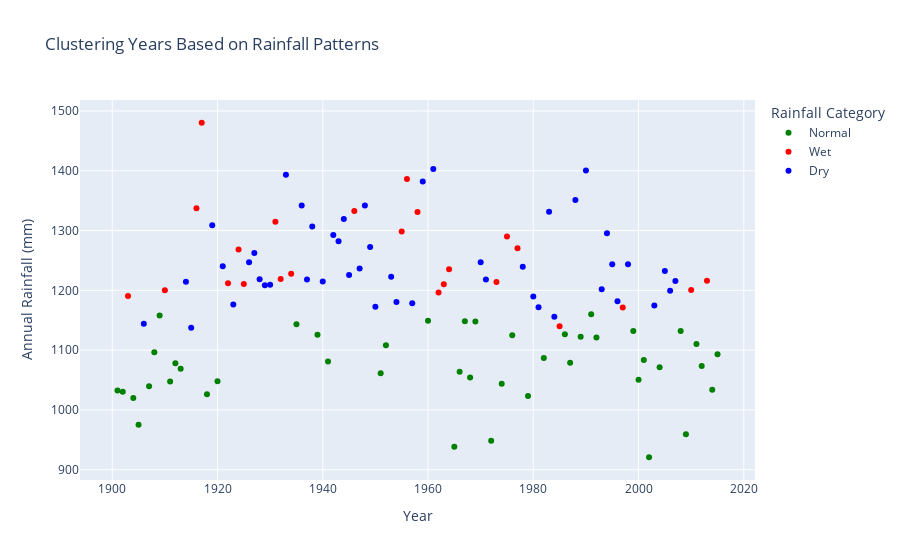

The notebook cell this image was saved under:
### Markdown cell above
Now, by applying k-means clustering, we will group years into three categories: **Dry, Normal, Wet** , based on rainfall patterns:

### Code cell
from sklearn.cluster import KMeans
from sklearn.preprocessing import StandardScaler

# prepare data for clustering
rainfall_features = rainfall_data[['Jan-Feb','Mar-May','Jun-Sep','Oct-Dec','ANNUAL']]
scaler = StandardScaler()
scaled_features = scaler.fit_transform(rainfall_features)

# perform k-means clustering
kmeans = KMeans(n_clusters=3, random_state=42)
rainfall_data['Rainfall_Cluster'] = kmeans.fit_predict(scaled_features)

# map cluster labels to categories (e.g., Dry, Normal, Wet)
cluster_labels = {0:'Dry',1:'Normal',2:'Wet'}
rainfall_data['Rainfall_Category'] = rainfall_data['Rainfall_Cluster'].map(cluster_labels)

fig = px.scatter(
    rainfall_data,
    x='YEAR',
    y='ANNUAL',
    color='Rainfall_Category',
    title='Clustering Years Based on Rainfall Patterns',
    labels= {'YEAR':'Year','ANNUAL':'Annual Rainfall (mm)'},
    color_discrete_map={'Dry':'blue','Normal':'green','Wet':'red'},
    hover_data={'Rainfall_Cluster':True,'Rainfall_Category':True}
)

fig.update_layout(
    legend_title='Rainfall Category'
)

fig.show()

### Figure 1 — Plotly figure (JSON) as saved in the notebook; plotly's stock layout.template omitted (floating-point values rounded to 4 significant figures)
{"data": [{"customdata": [[1, "Normal"], [1, "Normal"], [1, "Normal"], [1, "Normal"], [1, "Normal"], [1, "Normal"], [1, "Normal"], [1, "Normal"], [1, "Normal"], [1, "Normal"], [1, "Normal"], [1, "Normal"], [1, "Normal"], [1, "Normal"], [1, "Normal"], [1, "Normal"], [1, "Normal"], [1, "Normal"], [1, "Normal"], [1, "Normal"], [1, "Normal"], [1, "Normal"], [1, "Normal"], [1, "Normal"], [1, "Normal"], [1, "Normal"], [1, "Normal"], [1, "Normal"], [1, "Normal"], [1, "Normal"], [1, "Normal"], [1, "Normal"], [1, "Normal"], [1, "Normal"], [1, "Normal"], [1, "Normal"], [1, "Normal"], [1, "Normal"], [1, "Normal"], [1, "Normal"], [1, "Normal"], [1, "Normal"], [1, "Normal"], [1, "Normal"]], "hovertemplate": "Rainfall_Category=%{customdata[1]}<br>Year=%{x}<br>Annual Rainfall (mm)=%{y}<br>Rainfall_Cluster=%{customdata[0]}<extra></extra>", "legendgroup": "Normal", "marker": {"color": "green", "symbol": "circle"}, "mode": "markers", "name": "Normal", "orientation": "v", "showlegend": true, "type": "scatter", "x": [1901, 1902, 1904, 1905, 1907, 1908, 1909, 1911, 1912, 1913, 1918, 1920, 1935, 1939, 1941, 1951, 1952, 1960, 1965, 1966, 1967, 1968, 1969, 1972, 1974, 1976, 1979, 1982, 1986, 1987, 1989, 1991, 1992, 1999, 2000, 2001, 2002, 2004, 2008, 2009, 2011, 2012, 2014, 2015], "xaxis": "x", "y": [1032.0, 1030.0, 1020.0, 975.3, 1040.0, 1097.0, 1158.0, 1048.0, 1078.0, 1069.0, 1026.0, 1048.0, 1143.0, 1126.0, 1081.0, 1061.0, 1108.0, 1149, 938.4, 1064, 1148.0, 1054.0, 1148.0, 948.5, 1044.0, 1125.0, 1023.0, 1087.0, 1127.0, 1079.0, 1122.0, 1160.0, 1121.0, 1132, 1050.0, 1083.0, 920.8, 1071.0, 1132.0, 959.3, 1110.0, 1074.0, 1034.0, 1093.0], "yaxis": "y"}, {"customdata": [[2, "Wet"], [2, "Wet"], [2, "Wet"], [2, "Wet"], [2, "Wet"], [2, "Wet"], [2, "Wet"], [2, "Wet"], [2, "Wet"], [2, "Wet"], [2, "Wet"], [2, "Wet"], [2, "Wet"], [2, "Wet"], [2, "Wet"], [2, "Wet"], [2, "Wet"], [2, "Wet"], [2, "Wet"], [2, "Wet"], [2, "Wet"], [2, "Wet"], [2, "Wet"], [2, "Wet"]], "hovertemplate": "Rainfall_Category=%{customdata[1]}<br>Year=%{x}<br>Annual Rainfall (mm)=%{y}<br>Rainfall_Cluster=%{customdata[0]}<extra></extra>", "legendgroup": "Wet", "marker": {"color": "red", "symbol": "circle"}, "mode": "markers", "name": "Wet", "orientation": "v", "showlegend": true, "type": "scatter", "x": [1903, 1910, 1916, 1917, 1922, 1924, 1925, 1931, 1932, 1934, 1946, 1955, 1956, 1958, 1962, 1963, 1964, 1973, 1975, 1977, 1985, 1997, 2010, 2013], "xaxis": "x", "y": [1190.0, 1200.0, 1337.0, 1480.0, 1212.0, 1268.0, 1210.0, 1315.0, 1219.0, 1228.0, 1333.0, 1298.0, 1386.0, 1331, 1196.0, 1210.0, 1235.0, 1214, 1290.0, 1270.0, 1140, 1171.0, 1200.0, 1216.0], "yaxis": "y"}, {"customdata": [[0, "Dry"], [0, "Dry"], [0, "Dry"], [0, "Dry"], [0, "Dry"], [0, "Dry"], [0, "Dry"], [0, "Dry"], [0, "Dry"], [0, "Dry"], [0, "Dry"], [0, "Dry"], [0, "Dry"], [0, "Dry"], [0, "Dry"], [0, "Dry"], [0, "Dry"], [0, "Dry"], [0, "Dry"], [0, "Dry"], [0, "Dry"], [0, "Dry"], [0, "Dry"], [0, "Dry"], [0, "Dry"], [0, "Dry"], [0, "Dry"], [0, "Dry"], [0, "Dry"], [0, "Dry"], [0, "Dry"], [0, "Dry"], [0, "Dry"], [0, "Dry"], [0, "Dry"], [0, "Dry"], [0, "Dry"], [0, "Dry"], [0, "Dry"], [0, "Dry"], [0, "Dry"], [0, "Dry"], [0, "Dry"], [0, "Dry"], [0, "Dry"], [0, "Dry"], [0, "Dry"]], "hovertemplate": "Rainfall_Category=%{customdata[1]}<br>Year=%{x}<br>Annual Rainfall (mm)=%{y}<br>Rainfall_Cluster=%{customdata[0]}<extra></extra>", "legendgroup": "Dry", "marker": {"color": "blue", "symbol": "circle"}, "mode": "markers", "name": "Dry", "orientation": "v", "showlegend": true, "type": "scatter", "x": [1906, 1914, 1915, 1919, 1921, 1923, 1926, 1927, 1928, 1929, 1930, 1933, 1936, 1937, 1938, 1940, 1942, 1943, 1944, 1945, 1947, 1948, 1949, 1950, 1953, 1954, 1957, 1959, 1961, 1970, 1971, 1978, 1980, 1981, 1983, 1984, 1988, 1990, 1993, 1994, 1995, 1996, 1998, 2003, 2005, 2006, 2007], "xaxis": "x", "y": [1144.0, 1214.0, 1137.0, 1309.0, 1240.0, 1176.0, 1247.0, 1263.0, 1218.0, 1208.0, 1209.0, 1394.0, 1342.0, 1218.0, 1307.0, 1215.0, 1293.0, 1282.0, 1319.0, 1226.0, 1237.0, 1342.0, 1272.0, 1172.0, 1223.0, 1180.0, 1178.0, 1382.0, 1403, 1247, 1218, 1239.0, 1190.0, 1172.0, 1332.0, 1156.0, 1351, 1401.0, 1202.0, 1296.0, 1244.0, 1182.0, 1244.0, 1174.0, 1232.0, 1199.0, 1216.0], "yaxis": "y"}], "layout": {"autosize": true, "legend": {"title": {"text": "Rainfall Category"}, "tracegroupgap": 0}, "title": {"text": "Clustering Years Based on Rainfall Patterns"}, "xaxis": {"anchor": "y", "autorange": true, "domain": [0, 1], "range": [1894.0, 2022.0], "title": {"text": "Year"}, "type": "linear"}, "yaxis": {"anchor": "x", "autorange": true, "domain": [0, 1], "range": [874.6, 1526.0], "title": {"text": "Annual Rainfall (mm)"}, "type": "linear"}}}
